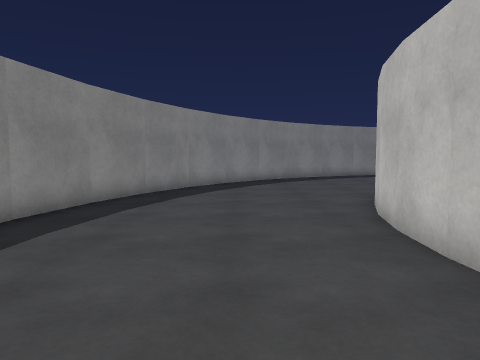
view 1 (above)

17 first-person views from a walk through a scene from a Unity 3-D project. The camera is 1.2 m above the floor, tilts 4° down and sees 70° across. The floor is counted in squares, 1 m on a side. Each view is taken from the middle of a square. On the plan, view 1 faces up. The plan holds only what a view shows up to about 14 squares ahead; the rest is blank. The place goes on beyond the plan. Some surface patterns are stand-ins.

view 2
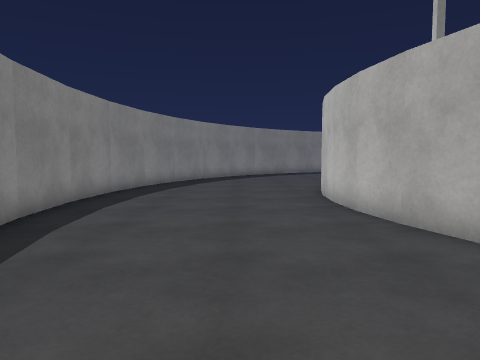

view 3
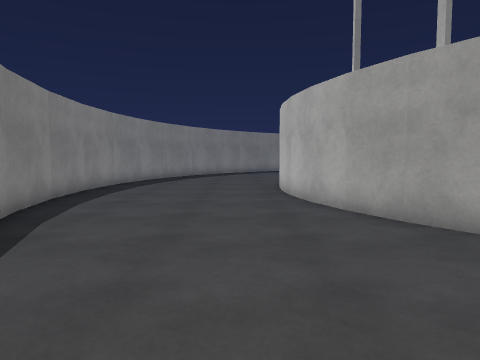

view 4
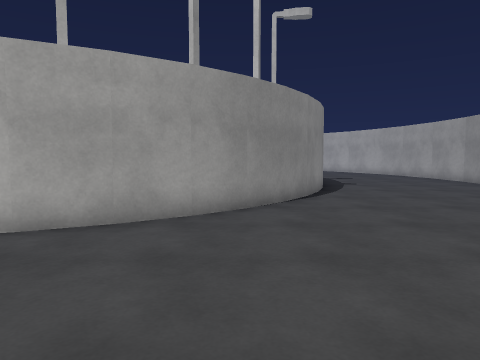

view 5
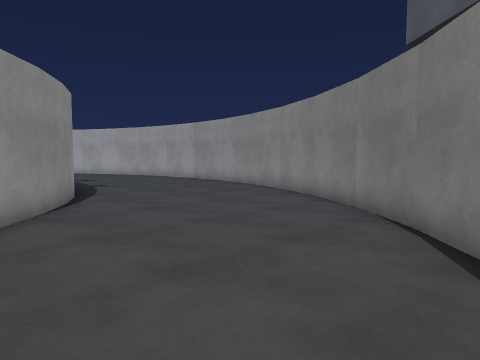

view 6
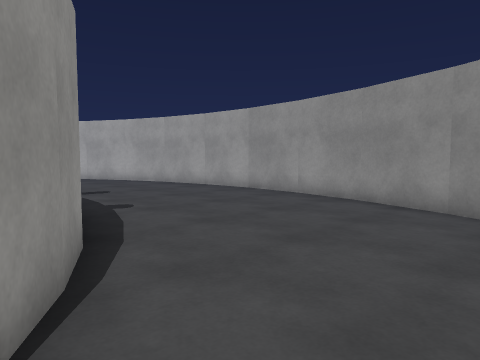

view 7
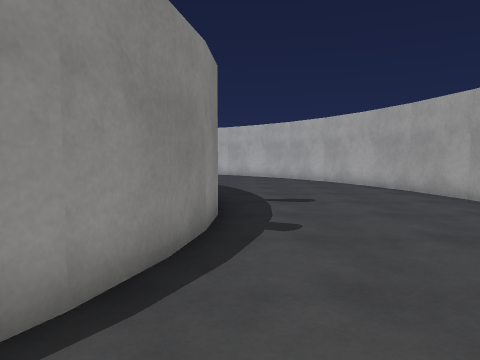

view 8
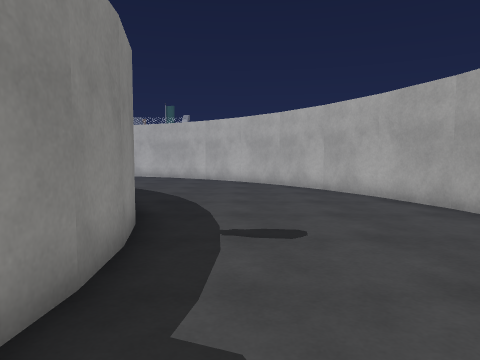

view 9
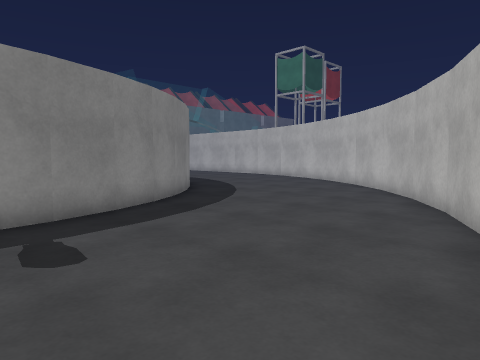

view 10
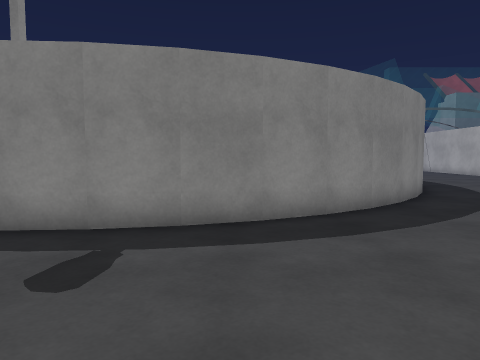

view 11
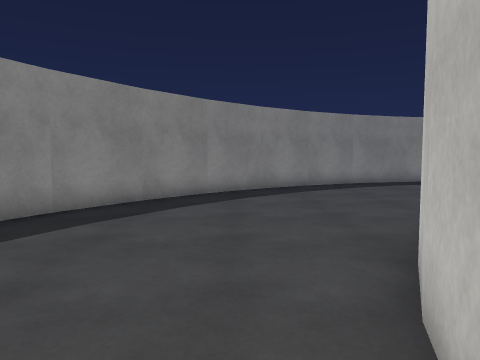

view 12
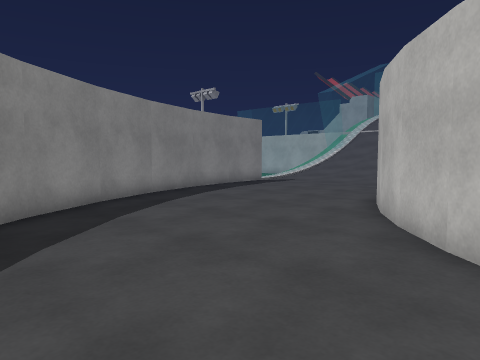

view 13
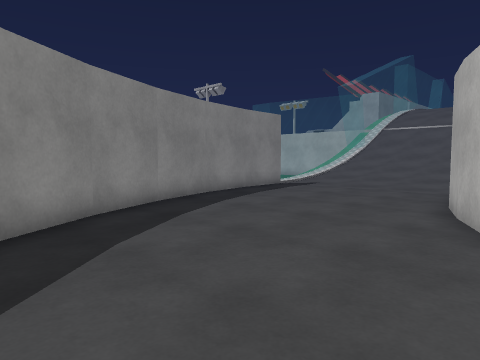

view 14
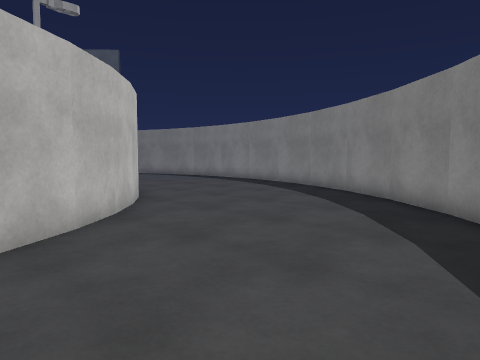

view 15
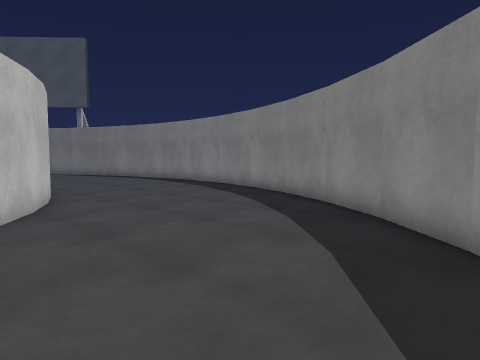

view 16
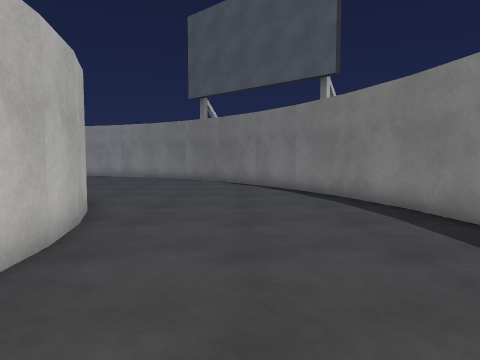

view 17
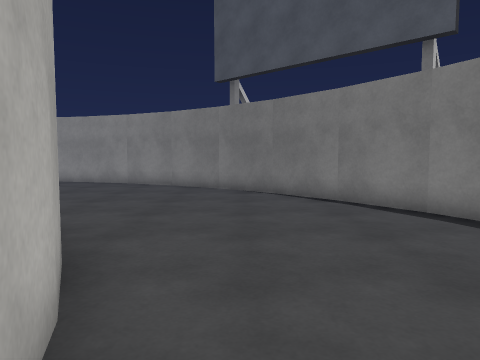

### Floor plan
Points are (right, up) in squares from view 1. A wall is a line through its corners. A room is listed if a view was taken in it or the views show most of it. See-through windows are left out.
Room 1 (views 1, 2, 3, 4, 5, 6, 7, 8, 9, 10, 11, 12, 13, 14, 15, 16, 17)
walls: (2.5, 3.9) (2.6, 5.5); (2.5, 5.5) (2.9, 7.1); (2.6, 2.4) (2.5, 4); (2.8, 6.9) (3.3, 8.4) (4, 9.9); (2.9, 1) (2.5, 2.6); (3.4, -0.5) (2.8, 1.1); (4, 9.7) (4.9, 11.1); (4, -1.8) (3.3, -0.4); (-4.4, 4.1) (-4.3, 1.6) (-3.8, -0.9); (-4.3, 6.5) (-4.4, 4); (-3.8, -0.7) (-3, -3.1); (4.8, 11) (5.8, 12.2) (7, 13.2); (4.9, -3.1) (4, -1.7); (-3.1, -3) (-1.9, -5.3); (-3, 11.1) (-3.8, 8.8) (-4.3, 6.3); (5.9, -4.2) (4.8, -3); (-2, -5.1) (-0.6, -7.3); (-2, 13.3) (-3.1, 11); (6.9, 13.1) (8.3, 14); (-0.7, -7.2) (0.9, -9.1); (-0.6, 15.3) (-2, 13.2); (8.1, 14) (9.6, 14.7); (8.3, -6.1) (7, -5.2) (5.8, -4.1); (9.5, 14.6) (11, 15.2); (0.9, -9) (2.9, -10.7); (9.6, -6.7) (8.1, -6); (1, 17.1) (-0.7, 15.2); (11, -7.2) (9.5, -6.6); (2.7, -10.6) (4.8, -12) (7, -13.1); (2.8, 18.6) (0.9, 17); (12.5, -7.5) (10.9, -7.1); (4.9, 20) (2.7, 18.6); (14, -7.6) (12.4, -7.4); (6.9, -13) (9.3, -13.8); (15.6, -7.4) (13.9, -7.6); (7, 21.1) (4.8, 20); (17.1, -7.1) (15.5, -7.5); (9.2, -13.8) (11.7, -14.3); (9.3, 21.8) (6.9, 21); (18.4, -6.7) (16.9, -7.2); (19.8, -6) (18.3, -6.7); (11.6, -14.3) (12.9, -14.4); (12.6, 22.3) (11.6, 22.3) (9.2, 21.8); (21.1, -5.1) (19.7, -6); (22.2, -4.1) (21, -5.2); (23.2, -3) (22.1, -4.2); (14.9, -14.4) (16.5, -14.3); (24, -1.7) (23.1, -3.1); (16.4, -14.3) (18.8, -13.8) (21.1, -13); (21, -13.1) (23.3, -12); (23.1, -12.1) (25.3, -10.6); (25.2, -10.7) (26.5, -9.5)

Positions as (right, up) in squares from view 1, and headings:
1: (0, 0), facing up
2: (0, -5), facing up
3: (1, -8), facing up
4: (-2, -4), facing right
5: (-1, -3), facing down-right
6: (5, -5), facing down-right
7: (7, -8), facing right
8: (11, -9), facing right
9: (15, -14), facing up-right
10: (18, -13), facing up
11: (2, 6), facing up
12: (1, 11), facing up-right
13: (2, 13), facing up-right
14: (9, 19), facing down-left
15: (6, 18), facing down-left
16: (0, 7), facing down
17: (2, 2), facing down
